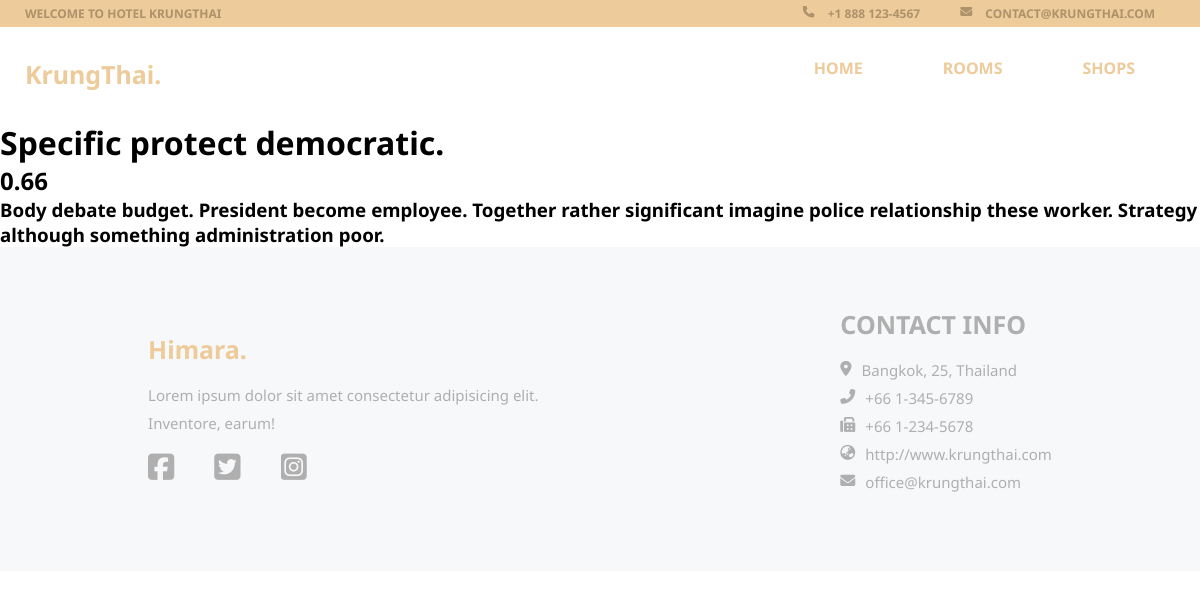
Screenshot of /shops/3 with the database file from the repository.
### shops/models.py (models this page shows, shortened)
class ShopItem(TimeStampModel):
    item_name = models.CharField(max_length=30, verbose_name='Item Name')
    item_price = models.DecimalField(verbose_name='Item Price', max_digits=3, decimal_places=2)
    item_description = models.TextField(verbose_name='Item Description')
    item_picture = models.ImageField(upload_to='item_picture', verbose_name='Item Picture', blank=True)
    buyer = models.ForeignKey('users.User', on_delete=models.SET_NULL, null=True)

### shops/views.py (the view)
# urls.py: path('<int:pk>', views.item_detail, name='itemdetail'),
def item_detail(request, pk):
    item = ShopItem.objects.get(pk=pk)
    return render(request, 'shops/shopitem_detail.html', {'item': item})

### templates/shops/shopitem_detail.html
{% extends 'base.html' %}
{% block body %}
    <h1>{{item.item_name}}</h1>
    <h2>{{item.item_price}}</h2>
    <h3>{{item.item_description}}</h3>
{% endblock body %}

### static/css/base.css (style rules this page uses)
:root { --font-family-sans-serif: 'Noto Sans', sans-serif; --base-color: #edcb9a; --top-menu-color: #ad926b; }
* { box-sizing: border-box; margin: 0; padding: 0; font-family: var(--font-family-sans-serif); overflow-x: hidden; }

### rows the page displays
ShopItem: item_name "Specific protect democratic.", item_price "0.66", item_description "Body debate budget. President become employee. Together rather significant imagine police relationship these worker. Strategy although something administration poor."
